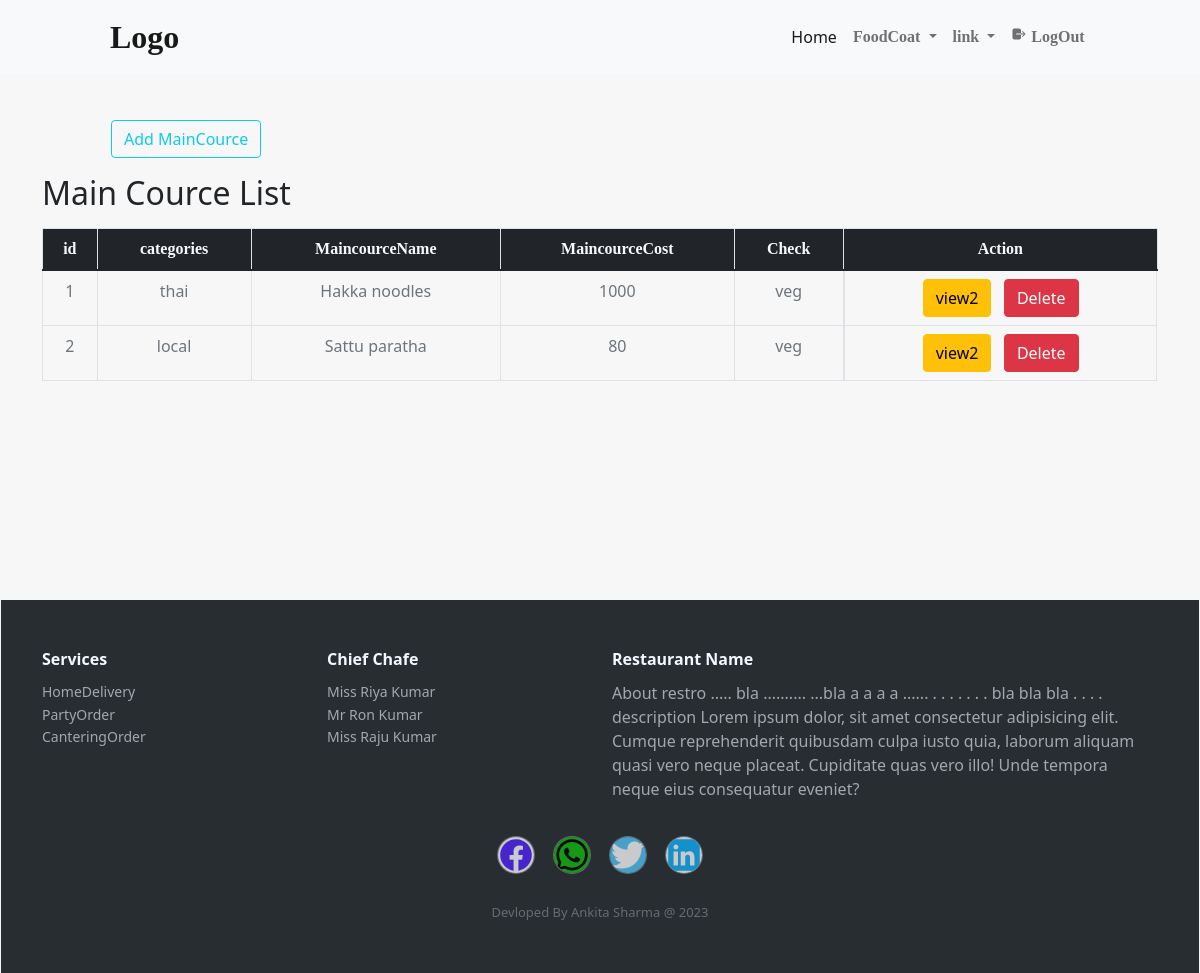
The app's page /manager/Main_CourceAdmin/ (signed in) with its own data.
### CustomerApp/models.py (models this page shows)
class Main_CourceModel(models.Model):
    categories=models.ForeignKey(MenuCategories,on_delete=models.CASCADE)
    MaincourceName=models.CharField(max_length=300)
    MaincourceCost=models.CharField(max_length=300)
    MaincourceIamge=models.FileField(upload_to="Mainmenu/MainCource/",max_length=600)
    Check=models.CharField(max_length=100,default="veg")
    Maincource=models.DateTimeField(auto_now=True)

### ManagerApp/view2.py (the view, shortened to what this page needs)
# urls.py: path('Main_CourceAdmin/',Main_CourceAdmin,name='Main_CourceAdmin'),
def Main_CourceAdmin(request):
    if 'ManagerUserid' not in request.session:
        return redirect("MangerLogin")
    obj=Main_CourceModel.objects.filter(Check='veg')
    obj1=Main_CourceModel.objects.filter(Check='nonveg')
    obj=list(obj.values('id','categories','MaincourceName','MaincourceCost','Check'))+list(obj1.values('id','categories','MaincourceName','MaincourceCost','Check'))
    table=('id','categories','MaincourceName','MaincourceCost','Check')
    return render(request,"manager/MainMenuList.html",{'table':{'column':table,'data':obj,'header':'Main Cource List','btn':'Add MainCource'}})

### template/manager/MainMenuList.html (shortened to what this page needs)
{% extends 'manager/M_dashboard.html' %}
{% load static %}
{% block content %}
<div class="row">
  <form action="" method="post">
    <input type="submit" name="AddItems" class="btn btn-outline-info mt-5 offset-sm-1" style="max-height: 5vh;max-width: 200px;" value="{{table.btn}}">
  </form>
</div>
<div class="container mt-3">
    <h2>{{table.header}}</h2>
    <div class="table-responsive">
      <table class="table table-bordered">
        <thead>
          <tr class="bg-dark">
            {% for j in table.column %}
              <th class="text-light bold1 text-center">{{j}}</th>
            {% endfor %}
            <th class="text-light bold1 text-center ">Action</th>
          </tr>
        </thead>
        <tbody>
          {% for i in table.data  %}
          <tr>
            {% for j,k in i.items  %}
            <td class="text-secondary text-center"> {{k}} </td>
            {% endfor %}
            <td class="text-secondary d-flex justify-content-around">
              <form action=""  method="post" class="d-flex inline" >
                <input class="btn btn-warning" type="submit" name="view" value="view2">
                <input class="btn btn-danger" name="Delete" type="submit" value="Delete">
              </form>
          </td>
          </tr>
          {% endfor %}
        </tbody>
      </table>
    </div>
</div>
{% endblock  %}

### static/css/manager/Man_dashboar.css (style rules this page uses)
.bold1 { font-family: serif; font-weight:600; }

### records on screen
Main_CourceModel: i "1" "thai" "Hakka noodles" "1000" "veg"
Main_CourceModel: i "2" "local" "Sattu paratha" "80" "veg"

### other values on screen
{{ table.header }} "Main Cource List"
{{ j }} "id" "categories" "MaincourceName" "MaincourceCost" "Check"
